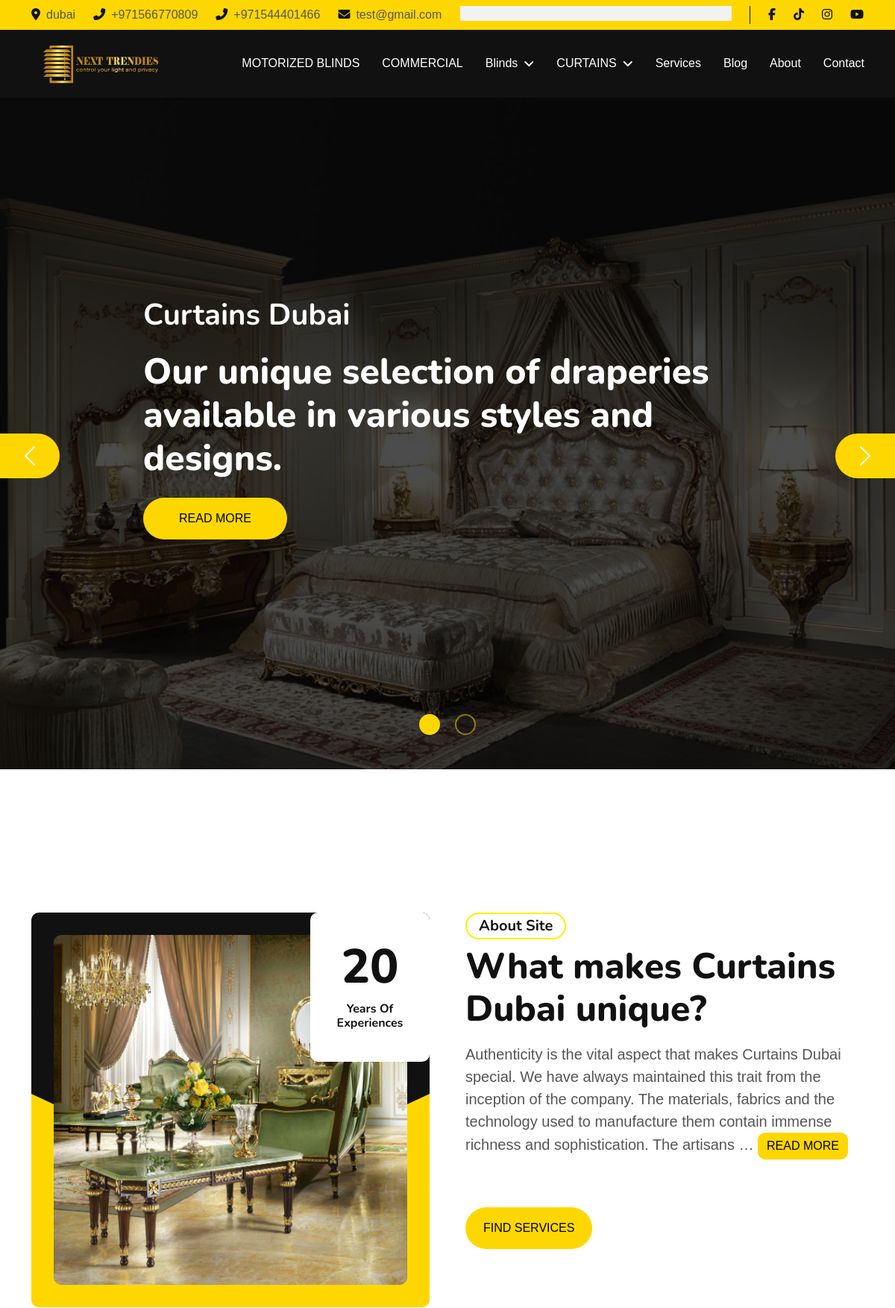
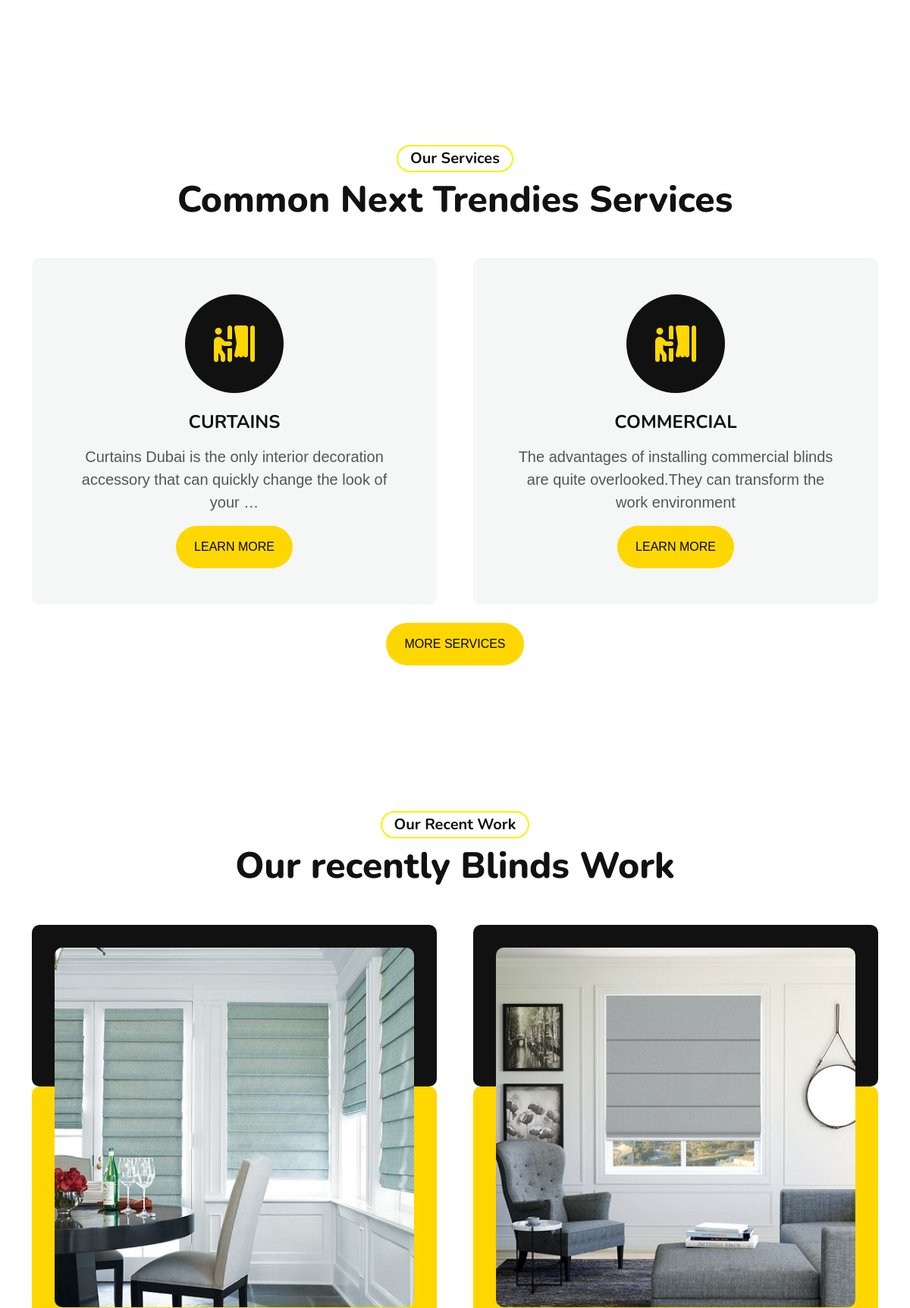
The page / (upper part) on the database its author committed (2 pictures, top to bottom).
### settings/models.py (models this page shows, shortened)
class Settings(models.Model):
    site_name = models.CharField( max_length=50)
    logo = models.ImageField( upload_to='setting/')
    phone1 = models.CharField( max_length=30)
    phone2 = models.CharField( max_length=30 , blank=True , null=True)
    email1 = models.EmailField( max_length=254)
    email2 = models.EmailField( max_length=254 ,blank=True , null=True)
    description = models.TextField(max_length=1000)
    fb_link = models.URLField( max_length=200)
    tiktok_link = models.URLField( max_length=200)
    instagram_link = models.URLField( max_length=200)
    youtube_link = models.URLField( max_length=200)
    address = models.CharField( max_length=50)
    views = models.PositiveIntegerField(default=0)
    class Meta:
        verbose_name = ("Info")
        verbose_name_plural = ("Info")

### about/models.py (models this page shows, shortened)
class About(models.Model):
    short_description = models.TextField(("description"),max_length=1000)
    description = models.TextField(("description"),max_length=100000)
    class Meta:
        verbose_name = ("About")
        verbose_name_plural = ("About")

### service/models.py (models this page shows, shortened)
class Services(models.Model):
    name = models.CharField( max_length=50)
    icon = models.CharField(max_length=30)
    created_at = models.DateTimeField( ("created_at"),default=timezone.now)
    description = models.TextField(("description"),max_length=100000,null=True,blank=True)
    slug = models.SlugField(null=True,blank=True)
    class Meta:
        verbose_name = ("Services")
        verbose_name_plural = ("Services")
    def __str__(self):
        return self.name

### products/models.py (models this page shows, shortened)
class Blinds(models.Model):
    title = models.CharField(max_length=5000)
    description = models.TextField(("description"),max_length=100000)
    created_at = models.DateTimeField( ("created_at"),default=timezone.now)
    image = models.ImageField(upload_to='blinds/')
    slug = models.SlugField(null=True,blank=True)
    class Meta:
        verbose_name = ("Blinds")
        verbose_name_plural = ("Blinds")

### settings/views.py (the view)
# urls.py: 2. Add a URL to urlpatterns:  path('', views.home, name='home')
def home(request):
    services = Services.objects.all()[:4]
    blinds = Blinds.objects.all()[:3]
    curtains = Curtains.objects.all()[:3]
    posts = Post.objects.all()
    context = {
        'services':services,
        'blinds':blinds,
        'curtains':curtains,
        'posts':posts
    }
    return render(request , 'home.html' , context )

### settings/templates/home.html (shortened to what this page needs)
{% extends "base.html" %}
{% load static %}
{% block body %}
<div class="container-fluid carousel px-0 mb-5 pb-5">
    <div id="carouselId" class="carousel slide" data-bs-ride="carousel">
        <ol class="carousel-indicators">
            <li data-bs-target="#carouselId" data-bs-slide-to="0" class="active" aria-current="true"
                aria-label="First slide"></li>
            <li data-bs-target="#carouselId" data-bs-slide-to="1" aria-label="Second slide"></li>
        </ol>
        <div class="carousel-inner" role="listbox">
            <div class="carousel-item active">
                <img src="{% static 'img/16.jpg'%}" class="img-fluid w-100" alt="First slide">
                <div class="carousel-caption">
                    <div class="container carousel-content">
                        <h1 class="text-white mb-4 animated slideInDown">Curtains Dubai</h1>
                        <h6 class="text-white display-1 mb-4 animated slideInDown">Our unique selection of draperies
                            available in various styles and designs.</h6>
                        <a href="" class="me-2"><button type="button"
                                class="px-5 py-3 btn btn-primary border-2 rounded-pill animated slideInDown">Read
                                More</button></a>
                    </div>
                </div>
            </div>
        </div>
        <button class="carousel-control-prev btn btn-primary border border-2 border-start-0 border-primary"
            type="button" data-bs-target="#carouselId" data-bs-slide="prev">
            <span class="carousel-control-prev-icon" aria-hidden="true"></span>
        </button>
        <button class="carousel-control-next btn btn-primary border border-2 border-end-0 border-primary" type="button"
            data-bs-target="#carouselId" data-bs-slide="next">
            <span class="carousel-control-next-icon" aria-hidden="true"></span>
        </button>
    </div>
</div>
<div class="container-fluid py-5">
    <div class="container py-5">
        <div class="row g-5">
            <div class="col-lg-6 col-md-12 wow fadeInUp" data-wow-delay=".3s">
                <div class="about-img">
                    <img src="{% static 'img/7.jpg'%}" class="img-fluid h-100" alt="img">
                    <div class="bg-white experiences">
                        <h1 class="display-3">20</h1>
                        <h6 class="fw-bold">Years Of Experiences</h6>
                    </div>
                </div>
            </div>
            <div class="col-lg-6 col-md-12 wow fadeInUp" data-wow-delay=".6s">
                <div class="about-item overflow-hidden">
                    <h5 class="mb-2 px-3 py-1 text-dark rounded-pill d-inline-block border border-2 border-primary">
                        About Site</h5>
                    <h1 class="display-5 mb-2">What makes Curtains Dubai unique?</h1>
                    <p class="fs-5" style="text-align: justify;">{{about.short_description|safe|truncatewords:50}} <a
                            href={% url 'about'%} class="btn btn-primary">Read More</a></p>
                    <a href="{% url 'services'%}" class="btn btn-primary border-0 rounded-pill px-4 py-3 mt-5">Find
                        Services</a>
                </div>
            </div>
        </div>
    </div>
</div>
<div class="container-fluid services py-5">
    <div class="container text-center py-5">
        <div class="text-center mb-5 wow fadeInUp" data-wow-delay=".3s">
            <h5 class="mb-2 px-3 py-1 text-dark rounded-pill d-inline-block border border-2 border-primary">Our Services
            </h5>
            <h1 class="display-5">Common Next Trendies Services</h1>
        </div>
        <div class="row g-5">
            {% for service in services %}
            <div class="col-xxl-3 col-lg-6 col-md-6 col-sm-12 wow fadeInUp" data-wow-delay=".3s">
                <div class="bg-light rounded p-5 services-item">
                    <div class="d-flex" style="align-items: center; justify-content: center;">
                        <div class="mb-4 rounded-circle services-inner-icon">
                            <i class="{{service.icon}} fa-3x text-primary"></i>
                        </div>
                    </div>
                    <h4>{{service}}</h4>
                    <p class="fs-5">{{service.description|safe|truncatewords:31}} </p>
                    <a href="{% url 'service_details' service.slug %}"
                        class="btn btn-primary border-0 rounded-pill px-4 py-3">Learn More</a>
                </div>
            </div>
            {% endfor %}
        </div>
        <a href="{% url 'services'%}" class="btn btn-primary border-0 rounded-pill px-4 py-3 mt-4 wow fadeInUp"
            data-wow-delay=".3s">More Services</a>
    </div>
</div>
<div class="container-fluid py-5">
    <div class="container py-5">
        <div class="text-center mb-5 wow fadeInUp" data-wow-delay=".3s">
            <h5 class="mb-2 px-3 py-1 text-dark rounded-pill d-inline-block border border-2 border-primary">Our Recent
                Work</h5>
            <h1 class="display-5">Our recently Blinds Work</h1>
        </div>
        <div class="row g-5">
            {% for blind in blinds %}
            <div class="col-xxl-4 col-lg-6 col-md-6 col-sm-12 wow fadeInUp" data-wow-delay=".3s">
                <div class="project-item">
                    <img src="{{blind.image.url}}" class="img-fluid h-100" alt="img">
                </div>
            </div>
            {% endfor %}
        </div>
    </div>
</div>
    {% endblock body %}

### templates/base.html (shortened to what this page needs)
{% load static %}
<!DOCTYPE html>
<html lang="en">
<head>
    <link rel="stylesheet" href="https://use.fontawesome.com/releases/v5.15.4/css/all.css" />
    <link href="https://cdnjs.cloudflare.com/ajax/libs/font-awesome/5.10.0/css/all.min.css" rel="stylesheet">
    <link href="https://cdn.jsdelivr.net/npm/bootstrap-icons@1.4.1/font/bootstrap-icons.css" rel="stylesheet">
    <link href="{% static 'lib/animate/animate.min.css'%}" rel="stylesheet">
    <link href="{% static 'lib/owlcarousel/assets/owl.carousel.min.css'%}" rel="stylesheet">
    <link href="{% static 'css/bootstrap.min.css'%}" rel="stylesheet">
    <link href="{% static 'css/all.min.css'%}" rel="stylesheet">
    <link href="{% static 'css/style.css'%}" rel="stylesheet">
</head>
<body>
    <div class="container-fluid topbar-top bg-primary">
        <div class="container">
            <div class="d-flex justify-content-between topbar py-2">
                <div class="d-flex align-items-center flex-shrink-0 topbar-info">
                    <a href="#" class="me-4 text-secondary"><i
                            class="fas fa-map-marker-alt me-2 text-dark"></i>{{myfooter.address}}</a>
                    <a href="#" class="me-4 text-secondary"><i
                            class="fas fa-phone-alt me-2 text-dark"></i>{{myfooter.phone1}}</a>
                    <a href="#" class="me-4 text-secondary"><i
                            class="fas fa-phone-alt me-2 text-dark"></i>{{myfooter.phone2}}</a>
                    <a href="#" class="text-secondary"><i
                            class="fas fa-envelope me-2 text-dark"></i>{{myfooter.email1}}</a>
                </div>
                <div class="text-end pe-4 me-4 border-end border-dark search-btn">
                    <div class="search-form">
                    </div>
                </div>
                <div class="d-flex align-items-center justify-content-center topbar-icon">
                    <a href="{{myfooter.fb_link}}" class="me-4"><i class="fab fa-facebook-f text-dark"></i></a>
                    <a href="{{myfooter.tiktok_link}}" class="me-4"><i class="fa-brands fa-tiktok text-dark"></i></a>
                    <a href="{{myfooter.instagram_link}}" class="me-4"><i class="fab fa-instagram text-dark"></i></a>
                    <a href="{{myfooter.youtube_link}}" class=""><i class="fa-brands fa-youtube text-dark"></i></a>
                </div>
            </div>
        </div>
    </div>
    <div class="container-fluid bg-dark">
        <div class="container">
            <nav class="navbar navbar-dark navbar-expand-lg py-lg-0">
                <a href="/" class="navbar-brand">
                    <img class="logo-style" src="{{myfooter.logo.url}}">
                </a>
                <div class="collapse navbar-collapse me-n3" id="navbarCollapse">
                    <div class="navbar-nav ms-auto">
                        <a href="{% url 'motorizedblinds'%}"
                            class="nav-item nav-link {% if request.path == '/products/motorizedblind/' %}active{% endif %} ">MOTORIZED
                            BLINDS</a>
                        <a href="{% url 'commercial_list'%}"
                            class="nav-item nav-link {% if request.path == '/products/commercial/' %}active{% endif %} ">COMMERCIAL</a>
                        <div class="nav-item dropdown">
                            <a href="{% url 'blinds_list'%}"
                                class="nav-link {% if request.path == '/products/blinds/' %}active{% endif %} dropdown-toggle"
                                data-bs-toggle="dropdown">Blinds</a>
                        </div>
                        <div class="nav-item dropdown">
                            <a href="{% url 'curtains_list'%}"
                                class="nav-link {% if request.path == '/products/curtains/' %}active{% endif %} dropdown-toggle"
                                data-bs-toggle="dropdown">CURTAINS</a>
                        </div>
                        <a href="{% url 'services'%}"
                            class="nav-item nav-link {% if request.path == '/services/' %}active{% endif %}">Services</a>
                        <a href="{% url 'post_list'%}"
                            class="nav-item nav-link {% if request.path == '/blog/' %}active{% endif %}">Blog</a>
                        <a href="{% url 'about'%}"
                            class="nav-item nav-link {% if request.path == '/about/' %}active{% endif %}">About</a>
                        <a href="{% url 'contact'%}"
                            class="nav-item nav-link {% if request.path == '/contact/' %}active{% endif %}">Contact</a>
                    </div>
                </div>
            </nav>
        </div>
    </div>
    {% block body %}
    {% endblock body %}
</body>
</html>

### rows shown on the page
Settings: address "dubai", phone1 "+971566770809", phone2 "+971544401466", email1 "test@gmail.com", logo (picture)
About: short_description "Authenticity is the vital aspect that makes Curtains Dubai special. We have always maintained this trait from the inception of the company. The materials, fabrics and the technology used to manufacture them contain immense richness and sophistication. The artisans …"
Services: name "CURTAINS", description "Curtains Dubai is the only interior decoration accessory that can quickly change the look of your …"
Services: name "COMMERCIAL", description "The advantages of installing commercial blinds are quite overlooked.They can transform the work environment"
Blinds: image (picture)
Blinds: image (picture)
